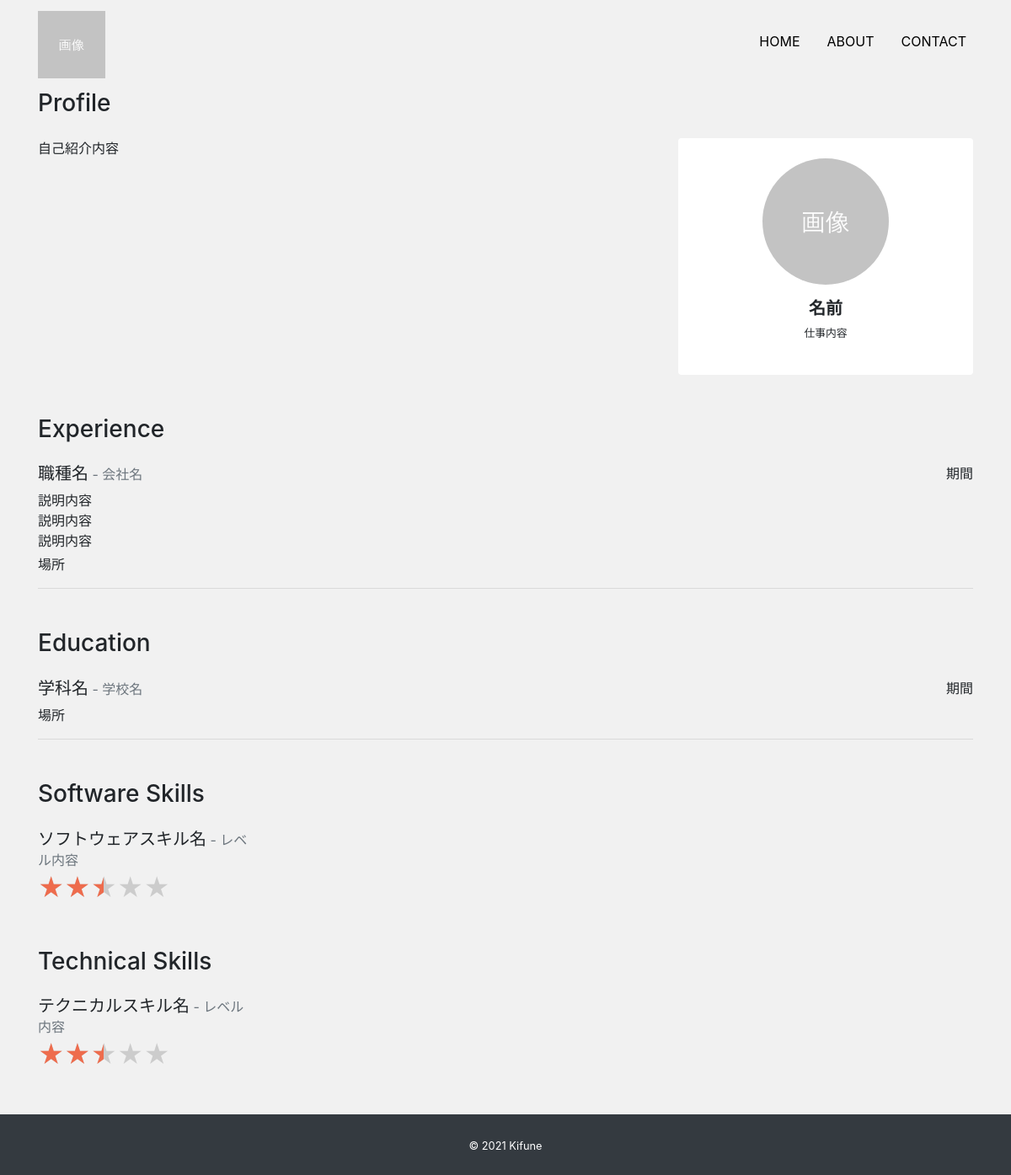
The page /about/ on the database its author committed.
### app/models.py (models this page shows, shortened)
class Profile(models.Model):
    title = models.CharField('タイトル', max_length = 100, null = True, blank = True)
    subtitle = models.CharField('サブタイトル', max_length = 100, null = True, blank = True)
    name = models.CharField('名前', max_length = 100)
    job = models.TextField('仕事')
    introduction = models.TextField('自己紹介')
    github = models.CharField('github', max_length = 100, null = True, blank = True)
    twitter = models.CharField('twitter', max_length = 100, null = True, blank = True)
    linkedin = models.CharField('linkedin', max_length = 100, null = True, blank = True)
    facebook = models.CharField('facebook', max_length = 100, null = True, blank = True)
    instagram = models.CharField('instagram', max_length = 100, null = True, blank = True)
    topimage = models.ImageField(upload_to = 'images', verbose_name = 'トップ画像')
    subimage = models.ImageField(upload_to = 'images', verbose_name = 'サブ画像')

class Experience(models.Model):
    occupation = models.CharField('職種', max_length = 100)
    company = models.CharField('会社', max_length = 100)
    description = models.TextField('説明')
    place = models.CharField('場所', max_length=100)
    period = models.CharField('期間', max_length=100)

class Education(models.Model):
    course = models.CharField('コース', max_length=100)
    school = models.CharField('学校', max_length=100)
    place = models.CharField('場所', max_length=100)
    period = models.CharField('期間', max_length=100)

class Software(models.Model):
    name = models.CharField('ソフトウェア', max_length=100)
    level = models.CharField('レベル', max_length=100)
    percentage = models.IntegerField('パーセンテージ')

class Technical(models.Model):
    name = models.CharField('テクニカル', max_length=100)
    level = models.CharField('レベル', max_length=100)
    percentage = models.IntegerField('パーセンテージ')

### app/views.py (the view)
# urls.py: path('about/', views.AboutView.as_view(), name = 'about'),
class AboutView(View):
    def get(self, request, *args, **kwargs):
        profile_data = Profile.objects.all()
        if profile_data.exists():
            profile_data = profile_data.order_by('-id')[0]
        experience_data = Experience.objects.order_by('-id')
        education_data = Education.objects.order_by('-id')
        software_data = Software.objects.order_by('-id')
        technical_data = Technical.objects.order_by('-id')
        return render(request, 'app/about.html', {
            'profile_data': profile_data,
            'experience_data': experience_data,
            'education_data': education_data,
            'software_data': software_data,
            'technical_data': technical_data
        })

### app/templates/app/about.html (shortened to what this page needs)
{% extends 'app/base.html' %}
{% block content %}
<h3 class="mb-4">Profile</h3>
<div class="mb-5">
    <div class="row">
        <div class="col-md-8">
            <p>{{ profile_data.introduction|linebreaksbr }}</p>
        </div>
        <div class="col-md-4">
            <div class="card text-center px-5 py-4">
                <div class="avatar mb-3">
                    <img src="{{ profile_data.subimage.url }}" alt="" class="card-img-top rounded-circle">
                </div>
                <h5 class="font-weight-bolder">{{ profile_data.name }}</h5>
                <p class="mb-3 small text-center">{{ profile_data.job|linebreaksbr }}</p>
            </div>
        </div>
    </div>
</div>
<h3 class="mb-4">Experience</h3>
<div class="mb-5">
    {% for experience in experience_data %}
        <div class="d-flex justify-content-between">
            <h5>{{ experience.occupation }}<span class = 'small text-secondary'> - {{ experience.company }}</span></h5>
            <p class="mb-1">{{ experience.period }}</p>
        </div>
        <p class="mb-1">{{ experience.description|linebreaksbr }}</p>
        <p>{{ experience.place }}</p>
        <hr>
    {% endfor %}
</div>
<h3 class="mb-4">Education</h3>
<div class="mb-5">
    {% for education in education_data %}
        <div class="d-flex justify-content-between">
            <h5>{{ education.course }}<span class = 'small text-secondary'> - {{ education.school }}</span></h5>
            <p class="mb-1">{{ education.period }}</p>
        </div>
        <p>{{ education.place }}</p>
        <hr>
    {% endfor %}
</div>
<h3 class="mb-4">Software Skills</h3>
<div class="mb-5">
    <div class="row">
        {% for software in software_data %}
            <div class="col-6 col-md-3">
                <h5 class="mb-0">{{ software.name }}<span class="small text-secondary"> - {{ software.level }}</span></h5>
                <div class="d-flex flex-row">
                    <div class="star-rating">
                        <div class="star-rating-front" style = 'width: {{ software.percentage }}%'>★★★★★</div>
                        <div class="star-rating-back">★★★★★</div>
                    </div>
                </div>
            </div>
        {% endfor %}
    </div>
</div>
<h3 class="mb-4">Technical Skills</h3>
<div class="mb-5">
    <div class="row">
        {% for technical in technical_data %}
            <div class="col-6 col-md-3">
                <h5 class="mb-0">{{ technical.name }}<span class="small text-secondary"> - {{ technical.level }}</span></h5>
                <div class="d-flex flex-row">
                    <div class="star-rating">
                        <div class="star-rating-front" style = 'width: {{ technical.percentage }}%'>★★★★★</div>
                        <div class="star-rating-back">★★★★★</div>
                    </div>
                </div>
            </div>
        {% endfor %}
    </div>
</div>
{% endblock %}

### app/templates/app/base.html (shortened to what this page needs)
{% load static %}
<!DOCTYPE html>
<html lang = 'ja'>
<head>
    <link rel="stylesheet" href="https://stackpath.bootstrapcdn.com/bootstrap/4.4.1/css/bootstrap.min.css">
    <link rel="stylesheet" href="https://cdnjs.cloudflare.com/ajax/libs/font-awesome/5.13.0/css/all.min.css" />
    <link rel="stylesheet" href="{% static 'css/style.css' %}">
</head>
<body>
    <nav class = 'navbar navbar-expand-lg'>
        <div class = 'container'>
            <a href = '/' class = 'navbar-brand'>
                <img src = "{% static 'img/sample_image.png' %}" alt = '' width = '80' height = '80'>
            </a>
            <ul class = 'navbar-nav'>
                <li class = 'nav-item mr-3'>
                    <a href = '/' class = 'nav-link nav-color'>HOME</a>
                </li>
                <li class = 'nav-item mr-3'>
                    <a href = "{% url 'about' %}" class = 'nav-link nav-color'>ABOUT</a>
                </li>
                <li class = 'nav-item'>
                    <a href = "{% url 'contact' %}" class = 'nav-link nav-color'>CONTACT</a>
                </li>
            </ul>
        </div>
    </nav>
    <main>
        <div class = 'container'>
            {% block content %}{% endblock %}
        </div>
    </main>
    <footer class="py-4 bg-dark text-center">
        <small class="text-white">&copy; 2021 Kifune</small>
    </footer>
</body>
</html>

### app/static/css/style.css (style rules this page uses)
* { margin: 0; padding: 0; box-sizing: border-box; }
body { background: #F1F1F1; display: flex; flex-flow: column; min-height: 100vh; }
main { flex: 1; }
.navbar-nav { flex-direction: row!important; }
.nav-color { color: black; }
.nav-color:after { content: ''; display: block; height: 2px; background: #EE6C4D; margin-top: 6px; opacity: 0; transform: translateY(12px); transition: all 0.3s ease-in-out; }
.avatar img { max-width: 150px; max-height: 150px; }
.star-rating { position: relative; font-size: 30px; word-wrap: normal!important; }
.star-rating-front { position: absolute; top: 0; left: 0; overflow: hidden; color: #EE6C4D; }
.star-rating-back { color: #ccc; }
.card { border: none; }

### rows shown on the page
Profile: introduction "自己紹介内容", subimage (picture), name "名前", job "仕事内容"
Experience: occupation "職種名", company "会社名", period "期間", description "説明内容 説明内容 説明内容", place "場所"
Education: course "学科名", school "学校名", period "期間", place "場所"
Software: name "ソフトウェアスキル名", level "レベル内容", {{ software.percentage }} 50 (drawn)
Technical: name "テクニカルスキル名", level "レベル内容", {{ technical.percentage }} 50 (drawn)
